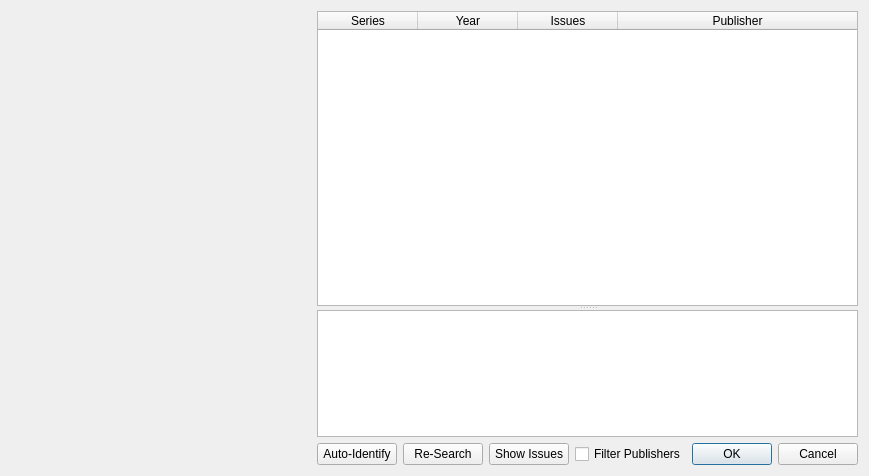
<?xml version="1.0" encoding="UTF-8"?>
<ui version="4.0">
 <class>SelectSeries</class>
 <widget class="QDialog" name="SelectSeries">
  <property name="geometry">
   <rect>
    <x>0</x>
    <y>0</y>
    <width>849</width>
    <height>476</height>
   </rect>
  </property>
  <property name="windowTitle">
   <string>Select Series</string>
  </property>
  <property name="sizeGripEnabled">
   <bool>false</bool>
  </property>
  <layout class="QGridLayout" name="gridLayout">
   <item row="0" column="0">
    <layout class="QHBoxLayout" name="horizontalLayout_2">
     <item>
      <widget class="QWidget" name="imageContainer" native="true">
       <property name="minimumSize">
        <size>
         <width>300</width>
         <height>450</height>
        </size>
       </property>
       <property name="maximumSize">
        <size>
         <width>300</width>
         <height>450</height>
        </size>
       </property>
      </widget>
     </item>
     <item>
      <layout class="QVBoxLayout" name="verticalLayout">
       <item>
        <widget class="QSplitter" name="splitter">
         <property name="orientation">
          <enum>Qt::Vertical</enum>
         </property>
         <property name="childrenCollapsible">
          <bool>false</bool>
         </property>
         <widget class="QTableWidget" name="twList">
          <property name="sizePolicy">
           <sizepolicy hsizetype="Expanding" vsizetype="Expanding">
            <horstretch>0</horstretch>
            <verstretch>7</verstretch>
           </sizepolicy>
          </property>
          <property name="minimumSize">
           <size>
            <width>0</width>
            <height>0</height>
           </size>
          </property>
          <property name="selectionMode">
           <enum>QAbstractItemView::SingleSelection</enum>
          </property>
          <property name="selectionBehavior">
           <enum>QAbstractItemView::SelectRows</enum>
          </property>
          <property name="rowCount">
           <number>0</number>
          </property>
          <property name="columnCount">
           <number>4</number>
          </property>
          <attribute name="horizontalHeaderStretchLastSection">
           <bool>true</bool>
          </attribute>
          <attribute name="verticalHeaderVisible">
           <bool>false</bool>
          </attribute>
          <column>
           <property name="text">
            <string>Series</string>
           </property>
          </column>
          <column>
           <property name="text">
            <string>Year</string>
           </property>
           <property name="textAlignment">
            <set>AlignHCenter|AlignVCenter|AlignCenter</set>
           </property>
          </column>
          <column>
           <property name="text">
            <string>Issues</string>
           </property>
           <property name="textAlignment">
            <set>AlignHCenter|AlignVCenter|AlignCenter</set>
           </property>
          </column>
          <column>
           <property name="text">
            <string>Publisher</string>
           </property>
          </column>
         </widget>
         <widget class="QTextEdit" name="teDetails">
          <property name="sizePolicy">
           <sizepolicy hsizetype="Expanding" vsizetype="Expanding">
            <horstretch>0</horstretch>
            <verstretch>3</verstretch>
           </sizepolicy>
          </property>
          <property name="maximumSize">
           <size>
            <width>16777215</width>
            <height>16777215</height>
           </size>
          </property>
          <property name="readOnly">
           <bool>true</bool>
          </property>
          <property name="textInteractionFlags">
           <set>Qt::LinksAccessibleByMouse|Qt::TextSelectableByMouse</set>
          </property>
         </widget>
        </widget>
       </item>
       <item>
        <layout class="QHBoxLayout" name="horizontalLayout">
         <item>
          <widget class="QPushButton" name="btnAutoSelect">
           <property name="text">
            <string>Auto-Identify</string>
           </property>
          </widget>
         </item>
         <item>
          <widget class="QPushButton" name="btnRequery">
           <property name="text">
            <string>Re-Search</string>
           </property>
          </widget>
         </item>
         <item>
          <widget class="QPushButton" name="btnIssues">
           <property name="text">
            <string>Show Issues</string>
           </property>
          </widget>
         </item>
        <item>
         <widget class="QCheckBox" name="cbxFilter">
          <property name="text">
           <string>Filter Publishers</string>
          </property>
          <property name="toolTip">
           <string>Filter the publishers based on the publisher filter.</string>
          </property>
         </widget>
        </item>
         <item>
          <widget class="QDialogButtonBox" name="buttonBox">
           <property name="orientation">
            <enum>Qt::Horizontal</enum>
           </property>
           <property name="standardButtons">
            <set>QDialogButtonBox::Cancel|QDialogButtonBox::Ok</set>
           </property>
          </widget>
         </item>
        </layout>
       </item>
      </layout>
     </item>
    </layout>
   </item>
  </layout>
 </widget>
 <resources/>
 <connections>
  <connection>
   <sender>buttonBox</sender>
   <signal>accepted()</signal>
   <receiver>SelectSeries</receiver>
   <slot>accept()</slot>
   <hints>
    <hint type="sourcelabel">
     <x>248</x>
     <y>254</y>
    </hint>
    <hint type="destinationlabel">
     <x>157</x>
     <y>274</y>
    </hint>
   </hints>
  </connection>
  <connection>
   <sender>buttonBox</sender>
   <signal>rejected()</signal>
   <receiver>SelectSeries</receiver>
   <slot>reject()</slot>
   <hints>
    <hint type="sourcelabel">
     <x>316</x>
     <y>260</y>
    </hint>
    <hint type="destinationlabel">
     <x>286</x>
     <y>274</y>
    </hint>
   </hints>
  </connection>
 </connections>
</ui>
